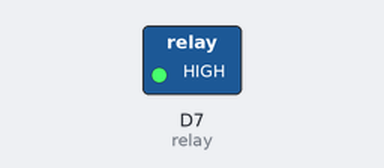
Bench run of a sketch on a simulated ESP8266 (Wemos D1 mini). Shown: switched loads named in the sketch (green lamp = pin HIGH). Dashed ring = blinking.

Above: at 0.5 s.
Timing chart, 0 to 4.6 s (numbered marks = the images above):
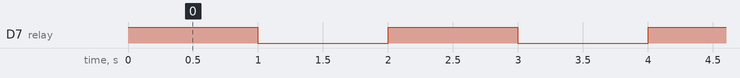

The sketch:

WemosD1Mini_Relay.ino
```cpp
//KY019 5V relay module
int relay = D7; // relay turns trigger signal - active high;
void setup()
{
	pinMode(relay, OUTPUT); // Define port attribute is output;
}
void loop()
{
	digitalWrite(relay, HIGH); // relay conduction;
	delay(1000);
	digitalWrite(relay, LOW); // relay switch is turned off;
	delay(1000);
}
```

Measured:
- by itself, D7 (relay): alternates HIGH for 1.0 s and LOW for 1.0 s
